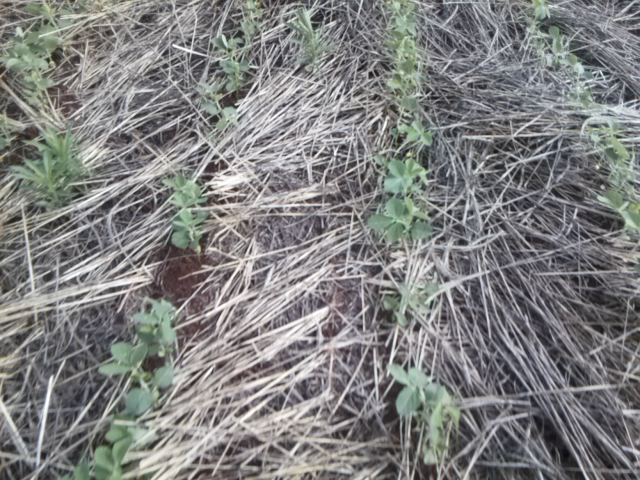
#> input picture buva.png, 640 x 480 px
$ python predict_pyarmnn.py --image buva.png
#> lines starting #> are read from the running program, lines starting #| are printed output that depends on the picture
import pyarmnn as ann
import numpy as np
import cv2
import argparse

print('Working with Arm NN version ' + ann.ARMNN_VERSION)
#> (this line was passed over: pyarmnn is not available in this run)

#Load an image
parser = argparse.ArgumentParser(
      formatter_class=argparse.ArgumentDefaultsHelpFormatter)
parser.add_argument(
      '--image', help='File path of image file', required=True)
args = parser.parse_args()

image = cv2.imread(args.image)
#> image is the input picture: shape (480, 640, 3); mean B, G, R 128, 128.1, 127.9
image = cv2.resize(image, (128, 128))
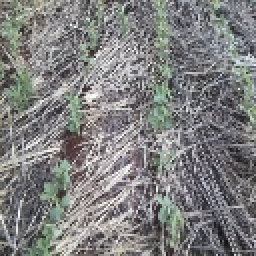
#> image: shape (128, 128, 3) (shown 2 times larger); mean B, G, R 127.9, 128, 127.8
image = np.array(image, dtype=np.float32) / 255.0
print(image.shape)
#| (128, 128, 3)

# ONNX, Caffe and TF parsers also exist.
#> (the run stopped early here; a loop or call above may not have finished)
